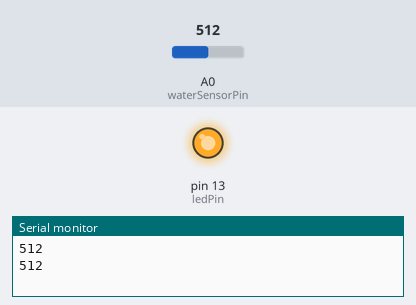
The sketch below on a simulated Arduino Uno, built with avr-gcc and run on an emulated ATmega328P. On the bench: output pins drawn as LEDs (lit = HIGH), the last lines printed to the serial monitor. The inputs (shaded band) are chosen by the test bench; at power-on: A0 (waterSensorPin) = 512.

Above: at 7.8 s.
7.9 s: A0 (waterSensorPin) set to 310
15.7 s: A0 (waterSensorPin) set to 286
At 22.5 s:
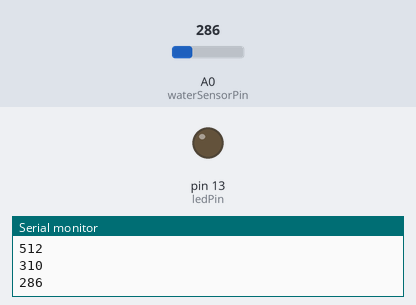
23.5 s: A0 (waterSensorPin) set to 306
At 29.0 s:
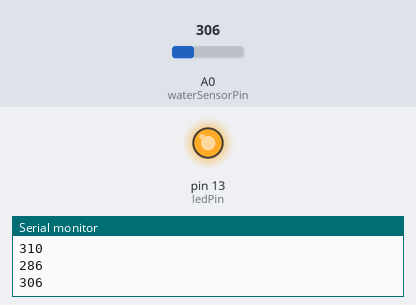
31.3 s: A0 (waterSensorPin) set to 290
At 35.5 s:
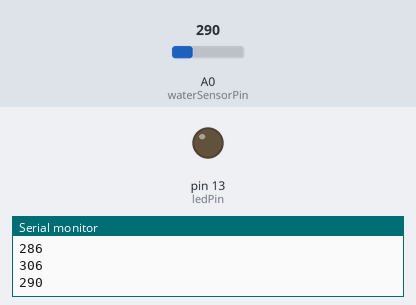
Timing chart, 0 to 37.0 s (numbered marks = the images above; inputs shaded):
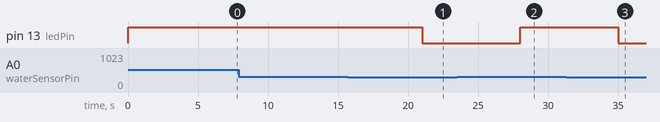

The sketch:

WaterLevelSensor.ino
```cpp
// Define the pins
int waterSensorPin = A0; // water level sensor is connected to analog pin A0
int ledPin = 13; // LED is connected to digital pin 13

void setup() {
  // Initialize serial com at 9600 bits per second
  Serial.begin(9600);
  //Initialize the LED pin as an output
  pinMode(ledPin, OUTPUT);
}

void loop() {
  // Read the input on analog pin 0 (A0)
  int sensorValue = analogRead(waterSensorPin);

  // Print out the value you read
  Serial.println(sensorValue);

  //Check if the water level is above our set threshold
  if(sensorValue > 300) {
    digitalWrite(ledPin, HIGH); // Turn on the LED
  } else {
    digitalWrite(ledPin, LOW); // Turn on the LED
  }

  // Wait for a second before taking the next reading
  delay(7000);
}
```

Measured:
- the behaviour switches between 301 and 300 on A0 (waterSensorPin) (found by bisection; images 0 and 1)
- after the input at 15.7 s, pin 13 (ledPin): HIGH → LOW after 5.3 s
- after the input at 23.5 s, pin 13 (ledPin): LOW → HIGH after 4.5 s
- after the input at 31.3 s, pin 13 (ledPin): HIGH → LOW after 3.7 s
